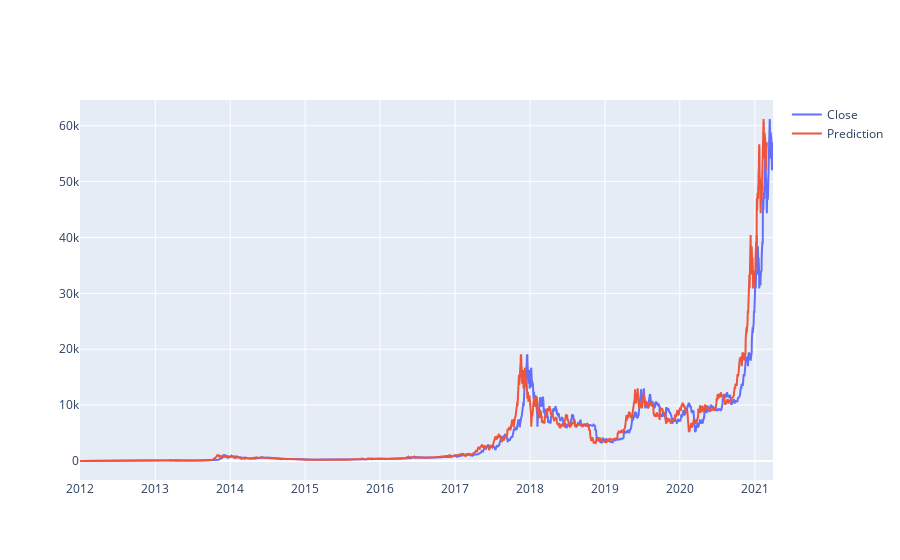

Notebook cell for this chart:
### Code cell
fig = go.Figure()
fig.add_trace(go.Scatter(x=bitcoinx.index, y= bitcoinx['Close'],
                    mode='lines',
                    name='Close'))
fig.add_trace(go.Scatter(x=bitcoinx.index, y= bitcoinx['Prediction'],
                    mode='lines',
                    name='Prediction'))

fig.show()

### Figure 1 — Plotly figure (JSON) as saved in the notebook; plotly's stock layout.template omitted (floating-point values rounded to 4 significant figures; data arrays with more than 128 entries replaced by an {"elided": "..."} marker saying what was removed)
{"data": [{"mode": "lines", "name": "Close", "type": "scatter", "x": {"elided": "3378 str values"}, "y": {"elided": "3378 float values"}}, {"mode": "lines", "name": "Prediction", "type": "scatter", "x": {"elided": "3378 str values"}, "y": {"elided": "3378 float values"}}], "layout": {}}
